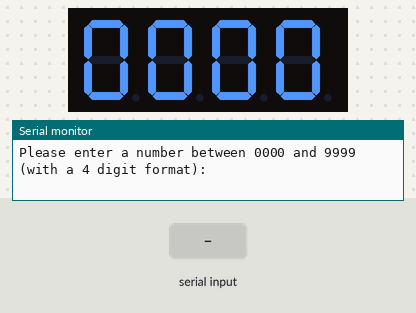
The sketch below on a simulated Arduino Uno, built with avr-gcc and run on an emulated ATmega328P. Shown: 4-digit seven-segment display, the last lines printed to the serial monitor. Wiring (inferred from the names in the program): 4-digit 7-segment display, segments lit when HIGH: segments pin 2, pin 3, pin 4, pin 5, pin 6, pin 7, pin 8, pin 9; digit selects pin 10, pin 11, pin 12, pin 13. The inputs (shaded band) are chosen by the test bench. The segment pins are drawn as the display they are named for.

Above: at 1.2 s.
1.3 s: "90,45\n" received over Serial
At 2.0 s:
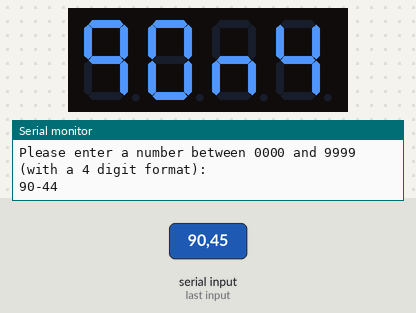
2.9 s: "30,150\n" received over Serial
At 3.9 s:
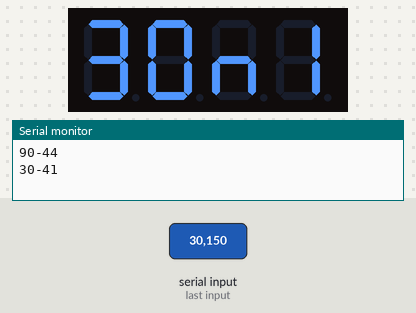
Timing chart, 0 to 5.9 s (numbered marks = the images above; inputs shaded):
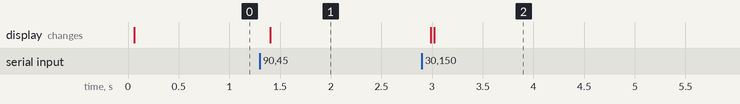

Measured:
- after the input at 1.3 s, the display: changes after 0.10 s (image 1)
- after the input at 2.9 s, the display: first changes after 0.09 s (image 2 shows a later state)

The sketch:

four_digit_seven_segment_display.ino
```cpp
/*
  Display Number on 4-digit Seven Segment Display

  This program displays a number entered by the user, from 0000 to 9999 in on the 4-digit 7-segment display

  7-Segment Display 'a' pin (11) Asigned to Pin 2
  7-Segment Display 'b' pin (7) Asigned to Pin 3
  7-Segment Display 'c' pin (4) Asigned to Pin 4
  7-Segment Display 'd' pin (2) Asigned to Pin 5
  7-Segment Display 'e' pin (1) Asigned to Pin 6
  7-Segment Display 'f' pin (10) Asigned to Pin 7
  7-Segment Display 'g' pin (5) Asigned to Pin 8
  7-Segment Display '.' pin (3) Asigned to Pin 9

  Digit 1 Enable pin (12) Asigned to Pin 10
  Digit 2 Enable pin (9)  Asigned to Pin 11
  Digit 3 Enable pin (8)  Asigned to Pin 12
  Digit 4 Enable pin (6)  Asigned to Pin 13

  The circuit:
  1 4-digit 7-Segment Display Common Anode or Common Cathode
  8 Resistors

  Created 22/3/19
  By Miguel Osuna
  Modified: -/-/-
  By: -----------
*/

int sevenSegmentDisplayPins[8] = {2, 3, 4, 5, 6, 7, 8, 9};
int digitPins[4] = {10, 11, 12, 13};

//                     a, b, c, d, e, f, g, .
byte digits[10][8] =
{
                      {1, 1, 1, 1, 1, 1, 0, 0}, //0
                      {0, 1, 1, 0, 0, 0, 0, 0}, //1
                      {1, 1, 0, 1, 1, 0, 1, 0}, //2
                      {1, 1, 1, 1, 0, 0, 1, 0}, //3
                      {0, 1, 1, 0, 0, 1, 1, 0}, //4
                      {1, 0, 1, 1, 0, 1, 1, 0}, //5
                      {1, 0, 1, 1, 1, 1, 1, 0}, //6
                      {1, 1, 1, 0, 0, 0, 0, 0}, //7
                      {1, 1, 1, 1, 1, 1, 1, 0}, //8
                      {1, 1, 1, 0, 0, 1, 1, 0}, //9
};

int displayNumbers[4] = {0};

void setup()
{
    for(int i = 0; i < 8; i++)
    {
        pinMode(sevenSegmentDisplayPins[i], OUTPUT);
        digitalWrite(sevenSegmentDisplayPins[i], LOW);
    }

    for(int i = 0; i < 4; i++)
    {
        pinMode(digitPins[i], OUTPUT);
        digitalWrite(digitPins[i], LOW);
    }

    Serial.begin(9600);
    Serial.setTimeout(20);
    Serial.print("Please enter a number between 0000 and 9999 (with a 4 digit format): ");
}

void loop()
{
    // Wait for something in the Serial Port
    // Get the input from the user

    static String input;

    if (Serial.available())
    {
        //We read the users input as a string to then separate character by character
        input = Serial.readString();
        Serial.println();

        //Converting numbers to integers
        for(int i = 0; i < 4; i++)
        {
            //Read input string and convert each character to a number to be added to the displayNumbers array
            displayNumbers[i] = input.charAt(i) - '0';
            Serial.print(displayNumbers[i]);
        }
        Serial.println();
    }

    clearDisplay();
    updateDigits(displayNumbers);
}

void updateDigits(int displayNumbers[])
{
    //Because the Display is Common Cathode, we have to set with the opposite State
    //for each digit Pins

    //We set LOW to the output of the First Digit and HIGH to all others
    digitalWrite(digitPins[0], !HIGH);
    digitalWrite(digitPins[1], !LOW);
    digitalWrite(digitPins[2], !LOW);
    digitalWrite(digitPins[3], !LOW);
    numberToDisplay(displayNumbers[0]);
    delay(5);

    //We set LOW to the output of the Second Digit and HIGH to all others
    digitalWrite(digitPins[0], !LOW);
    digitalWrite(digitPins[1], !HIGH);
    digitalWrite(digitPins[2], !LOW);
    digitalWrite(digitPins[3], !LOW);
    numberToDisplay(displayNumbers[1]);
    delay(5);

    //We set LOW to the output of the Third Digit and HIGH to all others
    digitalWrite(digitPins[0], !LOW);
    digitalWrite(digitPins[1], !LOW);
    digitalWrite(digitPins[2], !HIGH);
    digitalWrite(digitPins[3], !LOW);
    numberToDisplay(displayNumbers[2]);
    delay(5);

    //We set LOW to the output of the Fourth Digit and HIGH to all others
    digitalWrite(digitPins[0], !LOW);
    digitalWrite(digitPins[1], !LOW);
    digitalWrite(digitPins[2], !LOW);
    digitalWrite(digitPins[3], !HIGH);
    numberToDisplay(displayNumbers[3]);
    delay(5);
}

void numberToDisplay(int number)
{
    for(int i = 0; i < 8; i++)
        // The display is Common Anode, so we turn on each LED with a HIGH state
        digitalWrite(sevenSegmentDisplayPins[i], digits[number][i]);
}

void clearDisplay()
{
    for(int i = 0; i < 8; i++)
        digitalWrite(sevenSegmentDisplayPins[i], LOW);
}
```
